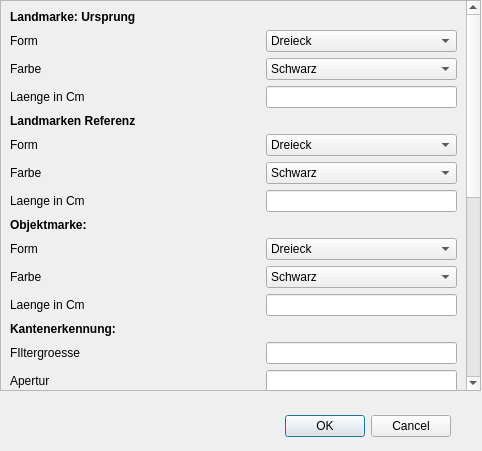
<?xml version="1.0" encoding="UTF-8"?>
<ui version="4.0">
 <class>SettingsDialog</class>
 <widget class="QDialog" name="SettingsDialog">
  <property name="geometry">
   <rect>
    <x>0</x>
    <y>0</y>
    <width>482</width>
    <height>451</height>
   </rect>
  </property>
  <property name="windowTitle">
   <string>Einstellungen</string>
  </property>
  <widget class="QDialogButtonBox" name="buttonBox">
   <property name="geometry">
    <rect>
     <x>110</x>
     <y>410</y>
     <width>341</width>
     <height>32</height>
    </rect>
   </property>
   <property name="orientation">
    <enum>Qt::Horizontal</enum>
   </property>
   <property name="standardButtons">
    <set>QDialogButtonBox::Cancel|QDialogButtonBox::Ok</set>
   </property>
  </widget>
  <widget class="QScrollArea" name="SettingsScrollarea">
   <property name="geometry">
    <rect>
     <x>0</x>
     <y>0</y>
     <width>481</width>
     <height>391</height>
    </rect>
   </property>
   <property name="widgetResizable">
    <bool>true</bool>
   </property>
   <widget class="QWidget" name="scrollAreaWidgetContents">
    <property name="geometry">
     <rect>
      <x>0</x>
      <y>-522</y>
      <width>463</width>
      <height>911</height>
     </rect>
    </property>
    <layout class="QFormLayout" name="formLayout_3">
     <property name="fieldGrowthPolicy">
      <enum>QFormLayout::AllNonFixedFieldsGrow</enum>
     </property>
     <item row="0" column="0">
      <widget class="QLabel" name="uLabel_1">
       <property name="font">
        <font>
         <weight>75</weight>
         <bold>true</bold>
        </font>
       </property>
       <property name="text">
        <string>Landmarke: Ursprung</string>
       </property>
      </widget>
     </item>
     <item row="1" column="0">
      <widget class="QLabel" name="label_1">
       <property name="minimumSize">
        <size>
         <width>250</width>
         <height>0</height>
        </size>
       </property>
       <property name="text">
        <string>Form</string>
       </property>
       <property name="alignment">
        <set>Qt::AlignLeading|Qt::AlignLeft|Qt::AlignVCenter</set>
       </property>
      </widget>
     </item>
     <item row="1" column="1">
      <widget class="QComboBox" name="comboBox_1">
       <item>
        <property name="text">
         <string>Dreieck</string>
        </property>
       </item>
       <item>
        <property name="text">
         <string>Viereck</string>
        </property>
       </item>
      </widget>
     </item>
     <item row="2" column="0">
      <widget class="QLabel" name="label_2">
       <property name="minimumSize">
        <size>
         <width>250</width>
         <height>0</height>
        </size>
       </property>
       <property name="text">
        <string>Farbe</string>
       </property>
       <property name="alignment">
        <set>Qt::AlignLeading|Qt::AlignLeft|Qt::AlignVCenter</set>
       </property>
      </widget>
     </item>
     <item row="2" column="1">
      <widget class="QComboBox" name="comboBox_2">
       <item>
        <property name="text">
         <string>Schwarz</string>
        </property>
       </item>
       <item>
        <property name="text">
         <string>Weiss</string>
        </property>
       </item>
      </widget>
     </item>
     <item row="3" column="0">
      <widget class="QLabel" name="label_3">
       <property name="minimumSize">
        <size>
         <width>250</width>
         <height>0</height>
        </size>
       </property>
       <property name="text">
        <string>Laenge in Cm</string>
       </property>
       <property name="alignment">
        <set>Qt::AlignLeading|Qt::AlignLeft|Qt::AlignVCenter</set>
       </property>
      </widget>
     </item>
     <item row="3" column="1">
      <widget class="QLineEdit" name="lineEdit_1"/>
     </item>
     <item row="4" column="0">
      <widget class="QLabel" name="uLabel_2">
       <property name="font">
        <font>
         <weight>75</weight>
         <bold>true</bold>
        </font>
       </property>
       <property name="text">
        <string>Landmarken Referenz</string>
       </property>
      </widget>
     </item>
     <item row="5" column="0">
      <widget class="QLabel" name="label_4">
       <property name="minimumSize">
        <size>
         <width>250</width>
         <height>0</height>
        </size>
       </property>
       <property name="text">
        <string>Form</string>
       </property>
       <property name="alignment">
        <set>Qt::AlignLeading|Qt::AlignLeft|Qt::AlignVCenter</set>
       </property>
      </widget>
     </item>
     <item row="5" column="1">
      <widget class="QComboBox" name="comboBox_3">
       <item>
        <property name="text">
         <string>Dreieck</string>
        </property>
       </item>
       <item>
        <property name="text">
         <string>Viereck</string>
        </property>
       </item>
      </widget>
     </item>
     <item row="6" column="0">
      <widget class="QLabel" name="label_5">
       <property name="minimumSize">
        <size>
         <width>250</width>
         <height>0</height>
        </size>
       </property>
       <property name="text">
        <string>Farbe</string>
       </property>
       <property name="alignment">
        <set>Qt::AlignLeading|Qt::AlignLeft|Qt::AlignVCenter</set>
       </property>
      </widget>
     </item>
     <item row="6" column="1">
      <widget class="QComboBox" name="comboBox_4">
       <item>
        <property name="text">
         <string>Schwarz</string>
        </property>
       </item>
       <item>
        <property name="text">
         <string>Weiss</string>
        </property>
       </item>
      </widget>
     </item>
     <item row="7" column="0">
      <widget class="QLabel" name="label_6">
       <property name="minimumSize">
        <size>
         <width>250</width>
         <height>0</height>
        </size>
       </property>
       <property name="text">
        <string>Laenge in Cm</string>
       </property>
       <property name="alignment">
        <set>Qt::AlignLeading|Qt::AlignLeft|Qt::AlignVCenter</set>
       </property>
      </widget>
     </item>
     <item row="7" column="1">
      <widget class="QLineEdit" name="lineEdit_2"/>
     </item>
     <item row="10" column="0">
      <widget class="QLabel" name="uLabel_3">
       <property name="font">
        <font>
         <weight>75</weight>
         <bold>true</bold>
        </font>
       </property>
       <property name="text">
        <string>Objektmarke:</string>
       </property>
      </widget>
     </item>
     <item row="11" column="0">
      <widget class="QLabel" name="label_7">
       <property name="minimumSize">
        <size>
         <width>250</width>
         <height>0</height>
        </size>
       </property>
       <property name="text">
        <string>Form</string>
       </property>
       <property name="alignment">
        <set>Qt::AlignLeading|Qt::AlignLeft|Qt::AlignVCenter</set>
       </property>
      </widget>
     </item>
     <item row="11" column="1">
      <widget class="QComboBox" name="comboBox_5">
       <item>
        <property name="text">
         <string>Dreieck</string>
        </property>
       </item>
       <item>
        <property name="text">
         <string>Viereck</string>
        </property>
       </item>
      </widget>
     </item>
     <item row="12" column="0">
      <widget class="QLabel" name="label_8">
       <property name="minimumSize">
        <size>
         <width>250</width>
         <height>0</height>
        </size>
       </property>
       <property name="text">
        <string>Farbe</string>
       </property>
       <property name="alignment">
        <set>Qt::AlignLeading|Qt::AlignLeft|Qt::AlignVCenter</set>
       </property>
      </widget>
     </item>
     <item row="12" column="1">
      <widget class="QComboBox" name="comboBox_6">
       <item>
        <property name="text">
         <string>Schwarz</string>
        </property>
       </item>
       <item>
        <property name="text">
         <string>Weiss</string>
        </property>
       </item>
      </widget>
     </item>
     <item row="13" column="0">
      <widget class="QLabel" name="label_9">
       <property name="minimumSize">
        <size>
         <width>250</width>
         <height>0</height>
        </size>
       </property>
       <property name="text">
        <string>Laenge in Cm</string>
       </property>
       <property name="alignment">
        <set>Qt::AlignLeading|Qt::AlignLeft|Qt::AlignVCenter</set>
       </property>
      </widget>
     </item>
     <item row="13" column="1">
      <widget class="QLineEdit" name="lineEdit_3"/>
     </item>
     <item row="14" column="0">
      <widget class="QLabel" name="uLabel_4">
       <property name="font">
        <font>
         <weight>75</weight>
         <bold>true</bold>
        </font>
       </property>
       <property name="text">
        <string>Kantenerkennung:</string>
       </property>
      </widget>
     </item>
     <item row="15" column="0">
      <widget class="QLabel" name="label_10">
       <property name="minimumSize">
        <size>
         <width>250</width>
         <height>0</height>
        </size>
       </property>
       <property name="text">
        <string>FIltergroesse</string>
       </property>
       <property name="alignment">
        <set>Qt::AlignLeading|Qt::AlignLeft|Qt::AlignVCenter</set>
       </property>
      </widget>
     </item>
     <item row="15" column="1">
      <widget class="QLineEdit" name="lineEdit_4"/>
     </item>
     <item row="16" column="0">
      <widget class="QLabel" name="label_11">
       <property name="minimumSize">
        <size>
         <width>250</width>
         <height>0</height>
        </size>
       </property>
       <property name="text">
        <string>Apertur</string>
       </property>
       <property name="alignment">
        <set>Qt::AlignLeading|Qt::AlignLeft|Qt::AlignVCenter</set>
       </property>
      </widget>
     </item>
     <item row="16" column="1">
      <widget class="QLineEdit" name="lineEdit_5"/>
     </item>
     <item row="17" column="0">
      <widget class="QLabel" name="label_12">
       <property name="minimumSize">
        <size>
         <width>250</width>
         <height>0</height>
        </size>
       </property>
       <property name="text">
        <string>Varianz</string>
       </property>
       <property name="alignment">
        <set>Qt::AlignLeading|Qt::AlignLeft|Qt::AlignVCenter</set>
       </property>
      </widget>
     </item>
     <item row="17" column="1">
      <widget class="QLineEdit" name="lineEdit_6"/>
     </item>
     <item row="18" column="0">
      <widget class="QLabel" name="label_13">
       <property name="minimumSize">
        <size>
         <width>250</width>
         <height>0</height>
        </size>
       </property>
       <property name="text">
        <string>Schwellwert</string>
       </property>
       <property name="alignment">
        <set>Qt::AlignLeading|Qt::AlignLeft|Qt::AlignVCenter</set>
       </property>
      </widget>
     </item>
     <item row="18" column="1">
      <widget class="QLineEdit" name="lineEdit_7"/>
     </item>
     <item row="19" column="0">
      <widget class="QLabel" name="label_14">
       <property name="minimumSize">
        <size>
         <width>250</width>
         <height>0</height>
        </size>
       </property>
       <property name="text">
        <string>Nachbarschaft</string>
       </property>
       <property name="alignment">
        <set>Qt::AlignLeading|Qt::AlignLeft|Qt::AlignVCenter</set>
       </property>
      </widget>
     </item>
     <item row="19" column="1">
      <widget class="QLineEdit" name="lineEdit_8"/>
     </item>
     <item row="20" column="0">
      <widget class="QLabel" name="uLabel_5">
       <property name="font">
        <font>
         <weight>75</weight>
         <bold>true</bold>
        </font>
       </property>
       <property name="text">
        <string>Kreiserkennung:</string>
       </property>
      </widget>
     </item>
     <item row="21" column="0">
      <widget class="QLabel" name="label_15">
       <property name="minimumSize">
        <size>
         <width>250</width>
         <height>0</height>
        </size>
       </property>
       <property name="text">
        <string>Schwellwert</string>
       </property>
       <property name="alignment">
        <set>Qt::AlignLeading|Qt::AlignLeft|Qt::AlignVCenter</set>
       </property>
      </widget>
     </item>
     <item row="21" column="1">
      <widget class="QLineEdit" name="lineEdit_9"/>
     </item>
     <item row="22" column="0">
      <widget class="QLabel" name="uLabel_6">
       <property name="font">
        <font>
         <weight>75</weight>
         <bold>true</bold>
        </font>
       </property>
       <property name="text">
        <string>Gaussfilter:</string>
       </property>
      </widget>
     </item>
     <item row="23" column="0">
      <widget class="QLabel" name="label_16">
       <property name="minimumSize">
        <size>
         <width>250</width>
         <height>0</height>
        </size>
       </property>
       <property name="text">
        <string>Filtergroesse</string>
       </property>
       <property name="alignment">
        <set>Qt::AlignLeading|Qt::AlignLeft|Qt::AlignVCenter</set>
       </property>
      </widget>
     </item>
     <item row="23" column="1">
      <widget class="QLineEdit" name="lineEdit_10"/>
     </item>
     <item row="24" column="0">
      <widget class="QLabel" name="label_17">
       <property name="minimumSize">
        <size>
         <width>250</width>
         <height>0</height>
        </size>
       </property>
       <property name="text">
        <string>Intensitaet</string>
       </property>
       <property name="alignment">
        <set>Qt::AlignLeading|Qt::AlignLeft|Qt::AlignVCenter</set>
       </property>
      </widget>
     </item>
     <item row="24" column="1">
      <widget class="QLineEdit" name="lineEdit_11"/>
     </item>
     <item row="25" column="0">
      <widget class="QLabel" name="uLabel_7">
       <property name="font">
        <font>
         <weight>75</weight>
         <bold>true</bold>
        </font>
       </property>
       <property name="text">
        <string>Kamerakalibrierung</string>
       </property>
      </widget>
     </item>
     <item row="26" column="0">
      <widget class="QLabel" name="label_18">
       <property name="minimumSize">
        <size>
         <width>250</width>
         <height>0</height>
        </size>
       </property>
       <property name="text">
        <string>Breite der Kalibrierplatte</string>
       </property>
       <property name="alignment">
        <set>Qt::AlignLeading|Qt::AlignLeft|Qt::AlignVCenter</set>
       </property>
      </widget>
     </item>
     <item row="26" column="1">
      <widget class="QLineEdit" name="lineEdit_12"/>
     </item>
     <item row="27" column="0">
      <widget class="QLabel" name="label_19">
       <property name="minimumSize">
        <size>
         <width>250</width>
         <height>0</height>
        </size>
       </property>
       <property name="text">
        <string>Hoehe der Kalibrierplatte</string>
       </property>
       <property name="alignment">
        <set>Qt::AlignLeading|Qt::AlignLeft|Qt::AlignVCenter</set>
       </property>
      </widget>
     </item>
     <item row="27" column="1">
      <widget class="QLineEdit" name="lineEdit_13"/>
     </item>
     <item row="28" column="0">
      <widget class="QLabel" name="label_20">
       <property name="minimumSize">
        <size>
         <width>250</width>
         <height>0</height>
        </size>
       </property>
       <property name="text">
        <string>Dicke der Kalibrierplatte (mm)</string>
       </property>
       <property name="alignment">
        <set>Qt::AlignLeading|Qt::AlignLeft|Qt::AlignVCenter</set>
       </property>
      </widget>
     </item>
     <item row="28" column="1">
      <widget class="QLineEdit" name="lineEdit_14"/>
     </item>
     <item row="29" column="0">
      <widget class="QLabel" name="label_21">
       <property name="minimumSize">
        <size>
         <width>250</width>
         <height>0</height>
        </size>
       </property>
       <property name="text">
        <string>Kaestchenbreite (mm)</string>
       </property>
       <property name="alignment">
        <set>Qt::AlignLeading|Qt::AlignLeft|Qt::AlignVCenter</set>
       </property>
      </widget>
     </item>
     <item row="29" column="1">
      <widget class="QLineEdit" name="lineEdit_15"/>
     </item>
     <item row="30" column="0">
      <widget class="QLabel" name="label_22">
       <property name="minimumSize">
        <size>
         <width>250</width>
         <height>0</height>
        </size>
       </property>
       <property name="text">
        <string>Anzahl Kalibrieraufnahmen</string>
       </property>
       <property name="alignment">
        <set>Qt::AlignLeading|Qt::AlignLeft|Qt::AlignVCenter</set>
       </property>
      </widget>
     </item>
     <item row="30" column="1">
      <widget class="QLineEdit" name="lineEdit_16"/>
     </item>
    </layout>
   </widget>
  </widget>
 </widget>
 <resources/>
 <connections>
  <connection>
   <sender>buttonBox</sender>
   <signal>accepted()</signal>
   <receiver>SettingsDialog</receiver>
   <slot>accept()</slot>
   <hints>
    <hint type="sourcelabel">
     <x>248</x>
     <y>254</y>
    </hint>
    <hint type="destinationlabel">
     <x>157</x>
     <y>274</y>
    </hint>
   </hints>
  </connection>
  <connection>
   <sender>buttonBox</sender>
   <signal>rejected()</signal>
   <receiver>SettingsDialog</receiver>
   <slot>reject()</slot>
   <hints>
    <hint type="sourcelabel">
     <x>316</x>
     <y>260</y>
    </hint>
    <hint type="destinationlabel">
     <x>286</x>
     <y>274</y>
    </hint>
   </hints>
  </connection>
 </connections>
</ui>
